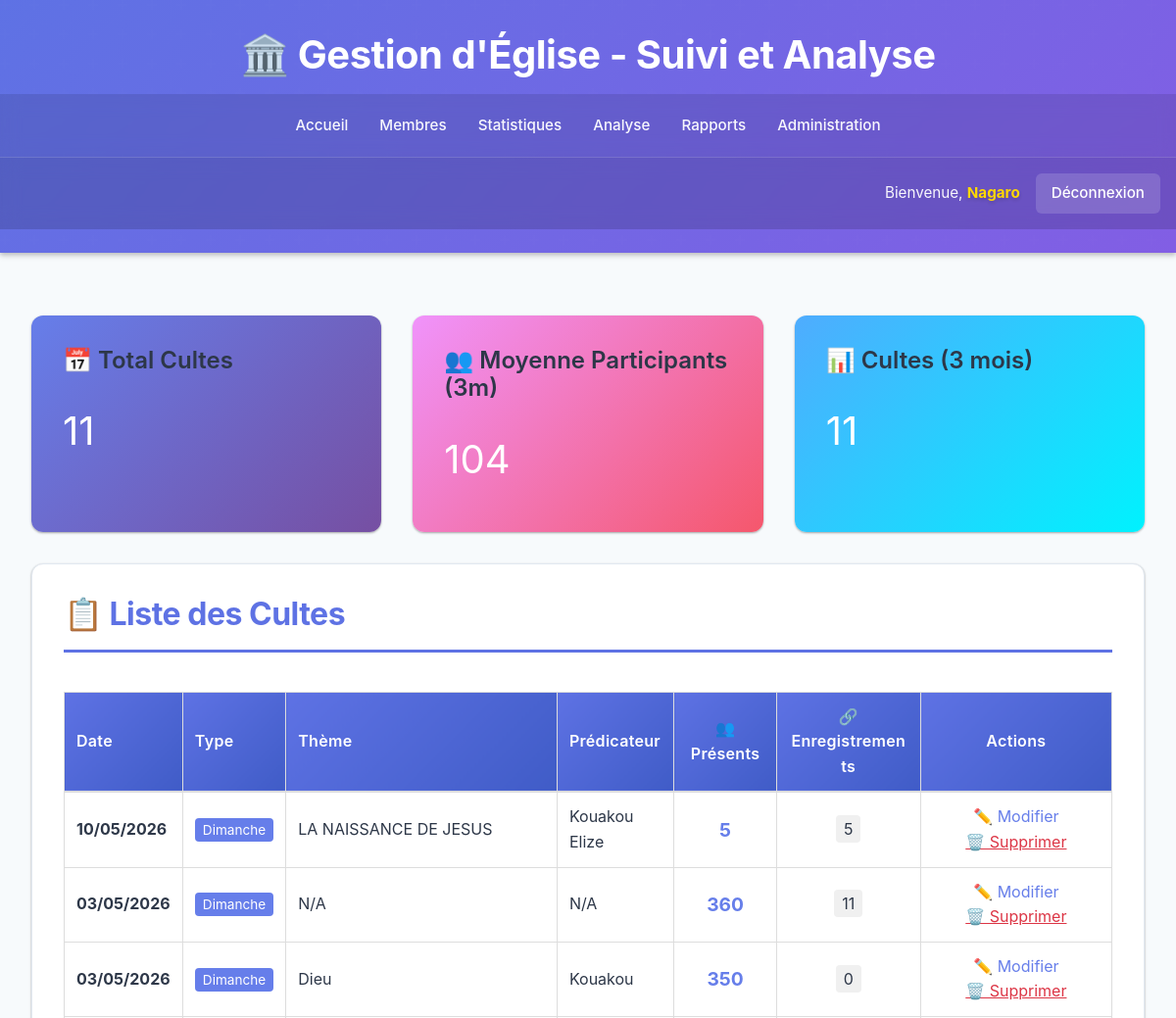
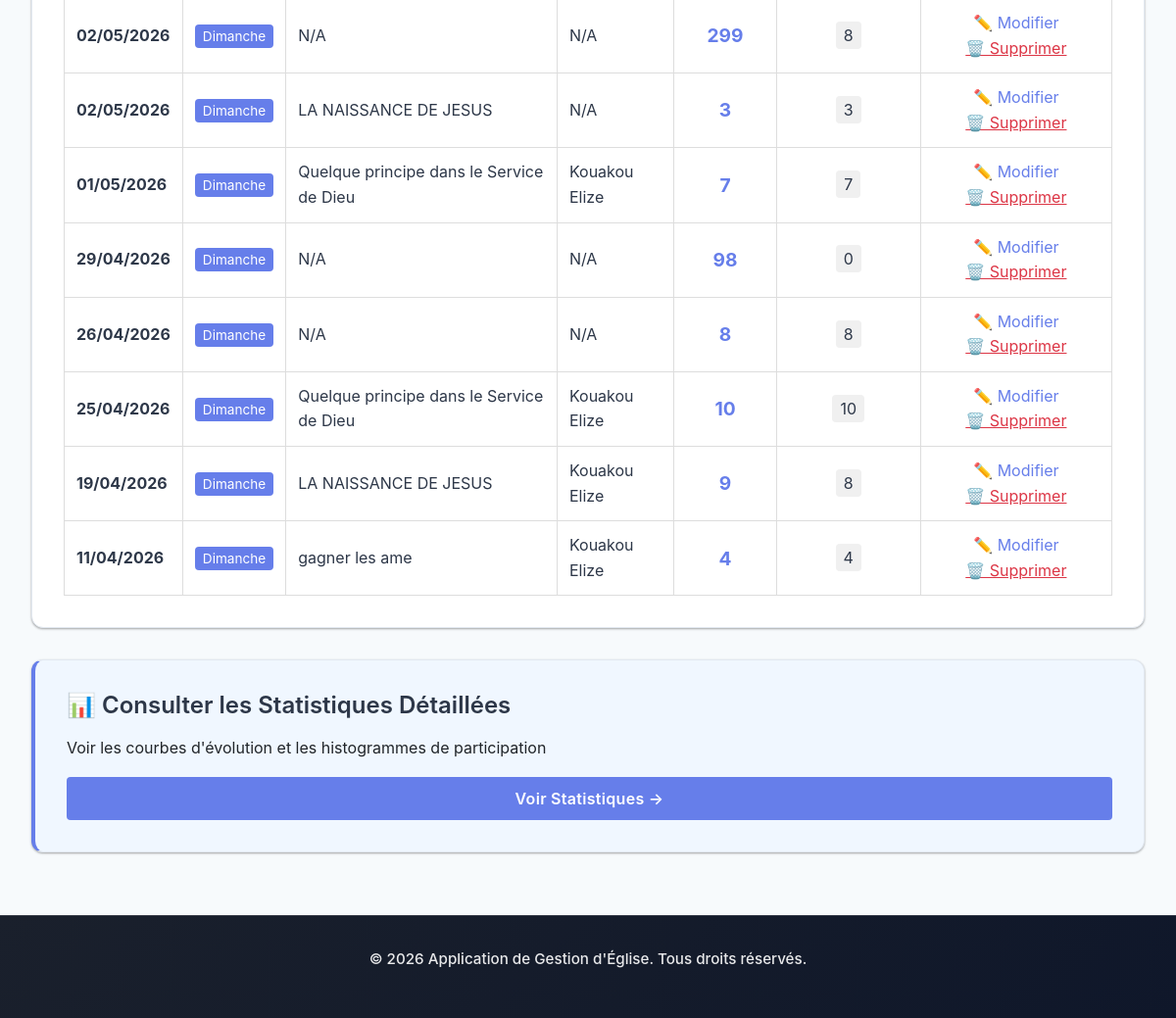
/cultes/ (signed in), run on an earlier commit of the app's database (2 pictures, top to bottom).
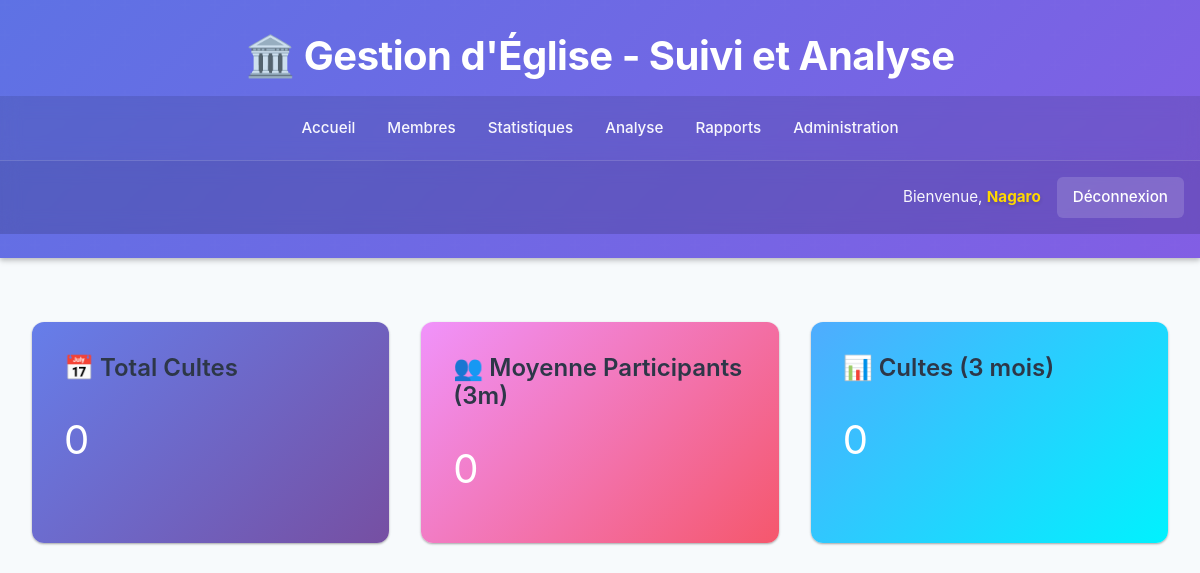
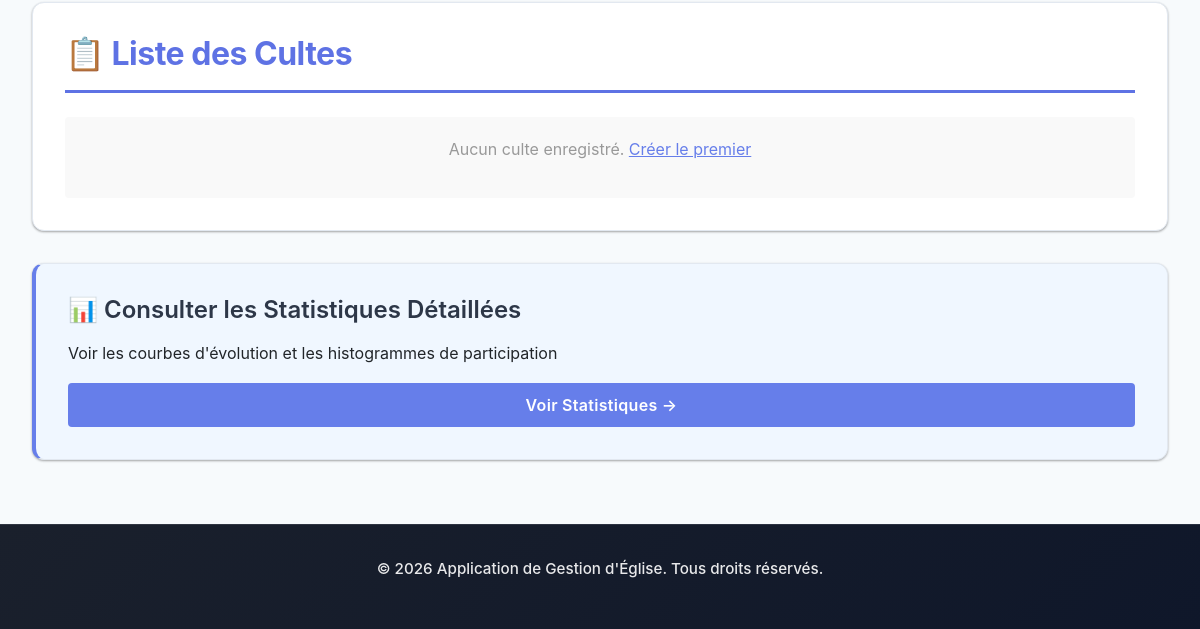
And on a later commit of the database (2 pictures, top to bottom).
### eglise/models.py (models this page shows, shortened)
class Culte(models.Model):
    TYPE_CULTE_CHOICES = (
        ('dimanche', 'Dimanche'),
        ('mercredi', 'Mercredi'),
        ('special', 'Spécial'),
        ('autre', 'Autre'),
    )
    SCOPE_CHOICES = (
        ('global', 'Global'),
        ('tribu', 'Tribu'),
        ('departement', 'Département'),
    )
    date = models.DateField()
    type_culte = models.CharField(max_length=20, choices=TYPE_CULTE_CHOICES, default='dimanche')
    theme = models.CharField(max_length=255, blank=True, null=True)
    predicateur = models.CharField(max_length=100, blank=True, null=True)
    nombre_participants = models.IntegerField(default=0)
    nombre_nouveaux = models.IntegerField(default=0)
    notes = models.TextField(blank=True, null=True)
    date_creation = models.DateTimeField(auto_now_add=True)
    scope = models.CharField(max_length=20, choices=SCOPE_CHOICES, default='global', help_text='Global ou local à une structure')
    tribu = models.ForeignKey('Tribu', on_delete=models.SET_NULL, null=True, blank=True, related_name='cultes_locaux', help_text='Tribu si culte local')
    departement = models.ForeignKey('Departement', on_delete=models.SET_NULL, null=True, blank=True, related_name='cultes_locaux', help_text='Département si culte local')
    class Meta:
        ordering = ['-date']

### eglise/culte_views.py (the view, shortened to what this page needs)
# urls.py: path('cultes/', culte_views.CulteListView.as_view(), name='culte_list'),
class CulteListView(LoginRequiredMixin, TemplateView):
    template_name = 'eglise/culte_list.html'
    def dispatch(self, request, *args, **kwargs):
        if not request.user.is_authenticated:
            return redirect('eglise:login')
        if request.user.is_superuser:
            return super().dispatch(request, *args, **kwargs)
    def get_context_data(self, **kwargs):
        context = super().get_context_data(**kwargs)
        cultes = Culte.objects.all().order_by('-date')
        for culte in cultes:
            culte.nombre_enregistrements = Presence.objects.filter(culte=culte).count()
        context['cultes'] = cultes
        context['form'] = CulteForm()
        context['page_title'] = '📈 Gestion des Cultes - Statistiques'
        cultes_3m = Culte.objects.filter(date__gte=timezone.now().date() - timedelta(days=90))
        context['stats'] = {
            'total_cultes': Culte.objects.count(),
            'total_cultes_3m': cultes_3m.count(),
            'moyenne_participants': int(cultes_3m.aggregate(avg=Avg('nombre_participants'))['avg'] or 0),
        }
        return context

### eglise/templates/eglise/culte_list.html (shortened to what the changed rows need)
{% extends 'eglise/base.html' %}
{% block content %}
<div class="grid">
    <div class="card" style="background: linear-gradient(135deg, #667eea 0%, #764fa2 100%); color: white; border: none;">
        <h3>📅 Total Cultes</h3>
        <p style="font-size: 2.5em; margin: 10px 0;">{{ stats.total_cultes }}</p>
    </div>
    <div class="card" style="background: linear-gradient(135deg, #f093fb 0%, #f5576c 100%); color: white; border: none;">
        <h3>👥 Moyenne Participants (3m)</h3>
        <p style="font-size: 2.5em; margin: 10px 0;">{{ stats.moyenne_participants }}</p>
    </div>
    <div class="card" style="background: linear-gradient(135deg, #4facfe 0%, #00f2fe 100%); color: white; border: none;">
        <h3>📊 Cultes (3 mois)</h3>
        <p style="font-size: 2.5em; margin: 10px 0;">{{ stats.total_cultes_3m }}</p>
    </div>
</div>
<div class="card">
    <h2>📋 Liste des Cultes</h2>
    {% if cultes %}
    <table style="width: 100%; border-collapse: collapse;">
        <thead style="background: #f5f5f5; border-bottom: 2px solid #ddd;">
            <tr>
                <th style="padding: 12px; text-align: left; border: 1px solid #ddd;">Date</th>
                <th style="padding: 12px; text-align: left; border: 1px solid #ddd;">Type</th>
                <th style="padding: 12px; text-align: left; border: 1px solid #ddd;">Thème</th>
                <th style="padding: 12px; text-align: left; border: 1px solid #ddd;">Prédicateur</th>
                <th style="padding: 12px; text-align: center; border: 1px solid #ddd;">👥 Présents</th>
                <th style="padding: 12px; text-align: center; border: 1px solid #ddd;">🔗 Enregistrements</th>
                <th style="padding: 12px; text-align: center; border: 1px solid #ddd;">Actions</th>
            </tr>
        </thead>
        <tbody>
            {% for culte in cultes %}
            <tr style="border-bottom: 1px solid #ddd; hover-effect;">
                <td style="padding: 12px; border: 1px solid #ddd;">
                    <strong>{{ culte.date|date:"d/m/Y" }}</strong>
                </td>
                <td style="padding: 12px; border: 1px solid #ddd;">
                    <span style="background: #667eea; color: white; padding: 4px 8px; border-radius: 4px; font-size: 0.85em;">
                        {{ culte.get_type_culte_display }}
                    </span>
                </td>
                <td style="padding: 12px; border: 1px solid #ddd;">
                    {{ culte.theme|default:"N/A" }}
                </td>
                <td style="padding: 12px; border: 1px solid #ddd;">
                    {{ culte.predicateur|default:"N/A" }}
                </td>
                <td style="padding: 12px; border: 1px solid #ddd; text-align: center;">
                    <strong style="font-size: 1.2em; color: #667eea;">{{ culte.nombre_participants }}</strong>
                </td>
                <td style="padding: 12px; border: 1px solid #ddd; text-align: center;">
                    <span style="background: #f0f0f0; padding: 4px 8px; border-radius: 4px;">
                        {{ culte.nombre_enregistrements }}
                    </span>
                </td>
                <td style="padding: 12px; border: 1px solid #ddd; text-align: center;">
                    <a href="{% url 'eglise:culte_update' culte.id %}" style="color: #667eea; text-decoration: none; margin: 0 5px;">✏️ Modifier</a>
                    <form method="post" action="{% url 'eglise:culte_delete' culte.id %}" style="display: inline;" onsubmit="return confirm('Êtes-vous sûr?');">
                        <button type="submit" style="background: none; border: none; color: #dc3545; cursor: pointer; text-decoration: underline;">🗑️ Supprimer</button>
                    </form>
                </td>
            </tr>
            {% endfor %}
        </tbody>
    </table>
    {% else %}
    <div style="padding: 20px; text-align: center; background: #f9f9f9; border-radius: 4px;">
        <p style="color: #999;">Aucun culte enregistré. <a href="{% url 'eglise:culte_create' %}" style="color: #667eea;">Créer le premier</a></p>
    </div>
    {% endif %}
</div>
{% endblock %}

What changed in the data, as far as the page shows it:
removed Culte: date "10/05/2026", type_culte "Dimanche", theme "LA NAISSANCE DE JESUS", predicateur "Kouakou Elize", nombre_participants "5", nombre_enregistrements "5"
removed Culte: date "03/05/2026", type_culte "Dimanche", theme "N/A", predicateur "N/A", nombre_participants "360", nombre_enregistrements "11"
removed Culte: date "03/05/2026", type_culte "Dimanche", theme "Dieu", predicateur "Kouakou", nombre_participants "350", nombre_enregistrements "0"
removed Culte: date "02/05/2026", type_culte "Dimanche", theme "N/A", predicateur "N/A", nombre_participants "299", nombre_enregistrements "8"
removed Culte: date "02/05/2026", type_culte "Dimanche", theme "LA NAISSANCE DE JESUS", predicateur "N/A", nombre_participants "3", nombre_enregistrements "3"
removed Culte: date "01/05/2026", type_culte "Dimanche", theme "Quelque principe dans le Service de Dieu", predicateur "Kouakou Elize", nombre_participants "7", nombre_enregistrements "7"
removed Culte: date "29/04/2026", type_culte "Dimanche", theme "N/A", predicateur "N/A", nombre_participants "98", nombre_enregistrements "0"
removed Culte: date "26/04/2026", type_culte "Dimanche", theme "N/A", predicateur "N/A", nombre_participants "8", nombre_enregistrements "8"
removed Culte: date "25/04/2026", type_culte "Dimanche", theme "Quelque principe dans le Service de Dieu", predicateur "Kouakou Elize", nombre_participants "10", nombre_enregistrements "10"
removed Culte: date "19/04/2026", type_culte "Dimanche", theme "LA NAISSANCE DE JESUS", predicateur "Kouakou Elize", nombre_participants "9", nombre_enregistrements "8"
removed Culte: date "11/04/2026", type_culte "Dimanche", theme "gagner les ame", predicateur "Kouakou Elize", nombre_participants "4", nombre_enregistrements "4"
Also different on the page:
{{ stats.total_cultes }}: "11" → "0"
{{ stats.moyenne_participants }}: "104" → "0"
{{ stats.total_cultes_3m }}: "11" → "0"
text no longer shown: "Date Type Thème Prédicateur 👥 Présents 🔗 Enregistrements Actions"
text now shown: "Aucun culte enregistré. Créer le premier"
